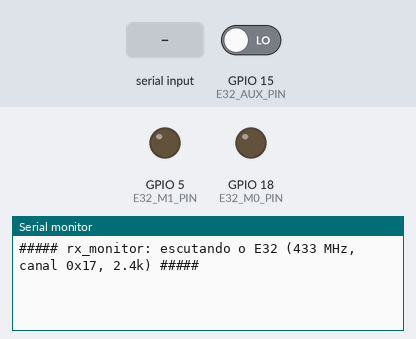
Recording of a sketch running on a simulated ESP32. Parts: output pins drawn as LEDs (lit = HIGH), the last lines printed to the serial monitor. The inputs (shaded band) are chosen by the test bench; at power-on: GPIO 15 (E32_AUX_PIN) LOW.

Above: at 1.7 s.
1.8 s: "SAT0\n" received over the second serial link
At 2.5 s:
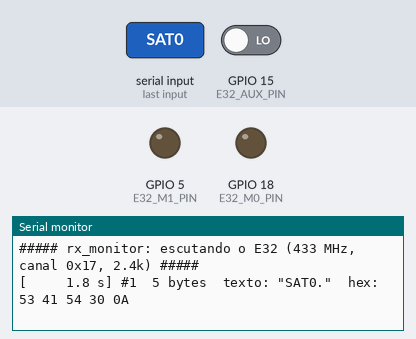
13.3 s: "SAT1\n" received over the second serial link
At 14.5 s:
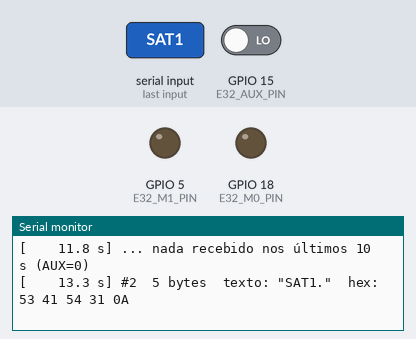
14.8 s: "1" received over the second serial link
At 15.9 s:
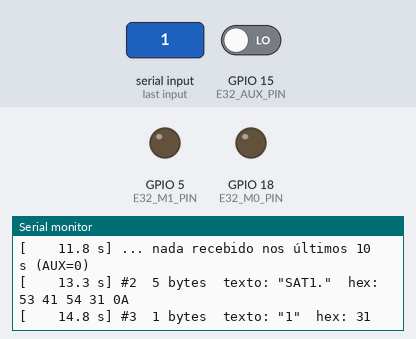

Measured:
- after the input at 1.8 s, the serial monitor: prints a new line at once (image 1)
- after the input at 13.3 s, the serial monitor: prints a new line at once (image 2)
- after the input at 14.8 s, the serial monitor: prints a new line at once (image 3)

The sketch:

rx_monitor.ino
```cpp
// Monitor de recepção do E32 na placa do ground (E32 na UART2 16/17). Não transmite nada.
// Imprime no monitor serial (115200) cada pacote recebido pelo rádio, em texto e em hex.
// Use com o diag_e32_sat no CubeSat: deve aparecer "SAT0", "SAT1", ... a cada 5 s.

#define E32_RX_PIN 16
#define E32_TX_PIN 17
#define E32_M0_PIN 18
#define E32_M1_PIN 5
#define E32_AUX_PIN 15
#define E32_BAUD 9600

HardwareSerial E32(2);
uint32_t pacotes = 0;
uint32_t ultimoAviso = 0;

void setup() {
  Serial.begin(115200);
  pinMode(E32_M0_PIN, OUTPUT);
  pinMode(E32_M1_PIN, OUTPUT);
  pinMode(E32_AUX_PIN, INPUT);
  digitalWrite(E32_M0_PIN, LOW);  // modo normal
  digitalWrite(E32_M1_PIN, LOW);
  E32.begin(E32_BAUD, SERIAL_8N1, E32_RX_PIN, E32_TX_PIN);
  delay(500);
  Serial.println("\n##### rx_monitor: escutando o E32 (433 MHz, canal 0x17, 2.4k) #####");
}

void loop() {
  if (E32.available()) {
    uint8_t buf[256];
    int len = 0;
    uint32_t t = millis();
    while (millis() - t < 30 && len < (int)sizeof(buf)) {  // junta bytes até 30 ms de silêncio
      while (E32.available() && len < (int)sizeof(buf)) { buf[len++] = E32.read(); t = millis(); }
    }
    pacotes++;
    Serial.printf("[%8.1f s] #%lu  %d bytes  texto: \"", millis() / 1000.0, (unsigned long)pacotes, len);
    for (int i = 0; i < len; i++) Serial.write(buf[i] >= 32 && buf[i] < 127 ? buf[i] : '.');
    Serial.print("\"  hex:");
    for (int i = 0; i < len; i++) Serial.printf(" %02X", buf[i]);
    Serial.println();
    ultimoAviso = millis();
  }
  if (millis() - ultimoAviso >= 10000) {  // sinal de vida quando nada chega
    ultimoAviso = millis();
    Serial.printf("[%8.1f s] ... nada recebido nos últimos 10 s (AUX=%d)\n", millis() / 1000.0,
                  digitalRead(E32_AUX_PIN));
  }
}
```
